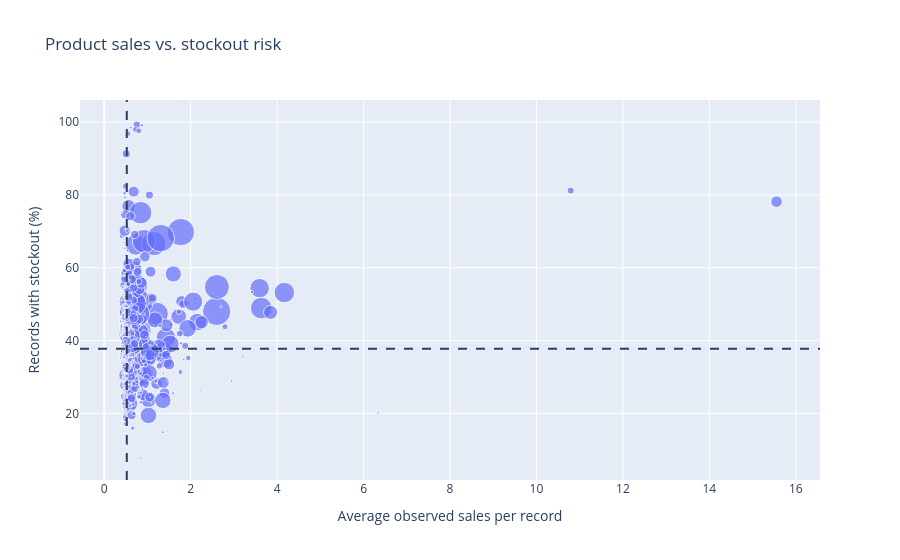
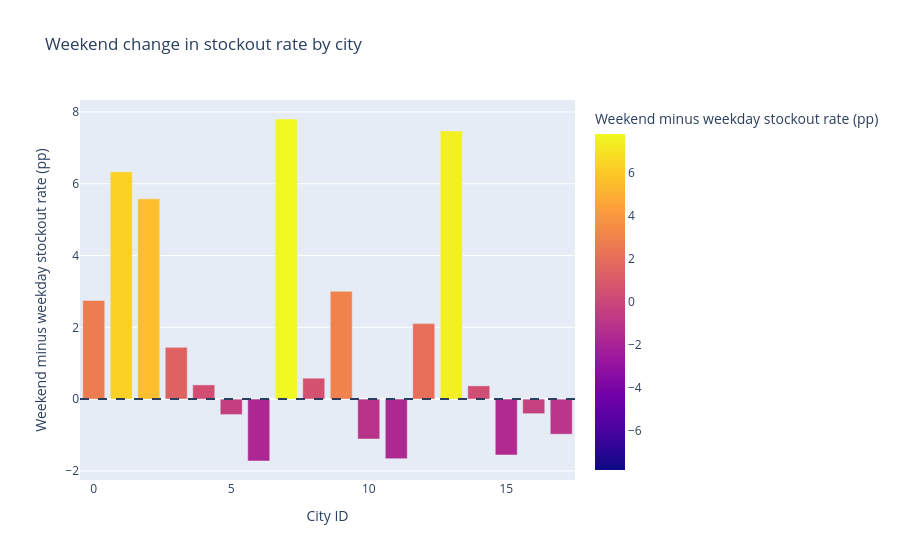

Notebook cell for these charts, in order:
### Markdown cell above
# Part I: Management Recommendation and Limitations

### Code cell
import plotly.express as px

# Evidence 1: sản phẩm có doanh số và rủi ro hết hàng cao
product_fig = px.scatter(
    product_summary,
    x="AvgSales",
    y="StockoutRatePct",
    size="Records",
    hover_name="product_id",
    hover_data=["AvgHoursOnStockoutDays"],
    labels={
        "AvgSales": "Average observed sales per record",
        "StockoutRatePct": "Records with stockout (%)",
        "product_id": "Product ID"
    },
    title="Product sales vs. stockout risk"
)
product_fig.add_vline(
    x=product_summary["AvgSales"].median(),
    line_dash="dash"
)
product_fig.add_hline(
    y=product_summary["StockoutRatePct"].median(),
    line_dash="dash"
)
product_fig.show()

# Evidence 2: thay đổi tỷ lệ hết hàng cuối tuần theo thành phố
weekend_plot = city_weekend.reset_index()

weekend_fig = px.bar(
    weekend_plot,
    x="city_id",
    y="StockoutChangePP",
    color="StockoutChangePP",
    color_continuous_midpoint=0,
    hover_data=[
        "SalesChangePct", "WeekdayRecords", "WeekendRecords"
    ],
    labels={
        "city_id": "City ID",
        "StockoutChangePP": "Weekend minus weekday stockout rate (pp)"
    },
    title="Weekend change in stockout rate by city"
)
weekend_fig.add_hline(y=0, line_dash="dash")
weekend_fig.show()

### Figure 1 — Plotly figure (JSON) as saved in the notebook; plotly's stock layout.template omitted (floating-point values rounded to 4 significant figures; data arrays with more than 128 entries replaced by an {"elided": "..."} marker saying what was removed)
{"data": [{"customdata": {"elided": "865x1 float values"}, "hovertemplate": "<b>%{hovertext}</b><br><br>Average observed sales per record=%{x}<br>Records with stockout (%)=%{y}<br>Records=%{marker.size}<br>AvgHoursOnStockoutDays=%{customdata[0]}<extra></extra>", "hovertext": {"elided": "865 float values"}, "legendgroup": "", "marker": {"color": "#636efa", "size": {"elided": "865 int values"}, "sizemode": "area", "sizeref": 176.2, "symbol": "circle"}, "mode": "markers", "name": "", "orientation": "v", "showlegend": false, "type": "scatter", "x": {"elided": "865 float values"}, "xaxis": "x", "y": {"elided": "865 float values"}, "yaxis": "y"}], "layout": {"legend": {"itemsizing": "constant", "tracegroupgap": 0}, "shapes": [{"line": {"dash": "dash"}, "type": "line", "x0": 0.5215, "x1": 0.5215, "xref": "x", "y0": 0, "y1": 1, "yref": "y domain"}, {"line": {"dash": "dash"}, "type": "line", "x0": 0, "x1": 1, "xref": "x domain", "y0": 37.78, "y1": 37.78, "yref": "y"}], "title": {"text": "Product sales vs. stockout risk"}, "xaxis": {"anchor": "y", "domain": [0, 1], "title": {"text": "Average observed sales per record"}}, "yaxis": {"anchor": "x", "domain": [0, 1], "title": {"text": "Records with stockout (%)"}}}}

### Figure 2 — Plotly figure (JSON) as saved in the notebook; plotly's stock layout.template omitted (floating-point values rounded to 4 significant figures)
{"data": [{"customdata": [[26.94, 1652000.0, 671100.0], [33.16, 28860.0, 11730.0], [37.57, 26050.0, 10580.0], [35.25, 169500.0, 68850.0], [27.17, 73020.0, 29670.0], [26.85, 43330.0, 17600.0], [30.45, 152600.0, 61980.0], [37.59, 28420.0, 11540.0], [35.53, 4160.0, 1690.0], [36.42, 12610.0, 5122.0], [26.74, 23360.0, 9490.0], [23.76, 119700.0, 48620.0], [34.51, 327500.0, 133000.0], [40.39, 149500.0, 60740.0], [29.36, 31550.0, 12820.0], [25.76, 51390.0, 20880.0], [29.91, 289800.0, 117700.0], [26.52, 16830.0, 6838.0]], "hovertemplate": "City ID=%{x}<br>Weekend minus weekday stockout rate (pp)=%{marker.color}<br>SalesChangePct=%{customdata[0]}<br>WeekdayRecords=%{customdata[1]}<br>WeekendRecords=%{customdata[2]}<extra></extra>", "legendgroup": "", "marker": {"color": [2.748, 6.335, 5.579, 1.442, 0.3963, -0.4314, -1.724, 7.803, 0.5843, 3.002, -1.111, -1.659, 2.104, 7.47, 0.3701, -1.557, -0.4049, -0.9771], "coloraxis": "coloraxis", "pattern": {"shape": ""}}, "name": "", "orientation": "v", "showlegend": false, "textposition": "auto", "type": "bar", "x": [0, 1, 2, 3, 4, 5, 6, 7, 8, 9, 10, 11, 12, 13, 14, 15, 16, 17], "xaxis": "x", "y": [2.748, 6.335, 5.579, 1.442, 0.3963, -0.4314, -1.724, 7.803, 0.5843, 3.002, -1.111, -1.659, 2.104, 7.47, 0.3701, -1.557, -0.4049, -0.9771], "yaxis": "y"}], "layout": {"barmode": "relative", "coloraxis": {"cmid": 0, "colorbar": {"title": {"text": "Weekend minus weekday stockout rate (pp)"}}, "colorscale": [[0, "#0d0887"], [0.1111, "#46039f"], [0.2222, "#7201a8"], [0.3333, "#9c179e"], [0.4444, "#bd3786"], [0.5556, "#d8576b"], [0.6667, "#ed7953"], [0.7778, "#fb9f3a"], [0.8889, "#fdca26"], [1, "#f0f921"]]}, "legend": {"tracegroupgap": 0}, "shapes": [{"line": {"dash": "dash"}, "type": "line", "x0": 0, "x1": 1, "xref": "x domain", "y0": 0, "y1": 0, "yref": "y"}], "title": {"text": "Weekend change in stockout rate by city"}, "xaxis": {"anchor": "y", "domain": [0, 1], "title": {"text": "City ID"}}, "yaxis": {"anchor": "x", "domain": [0, 1], "title": {"text": "Weekend minus weekday stockout rate (pp)"}}}}
